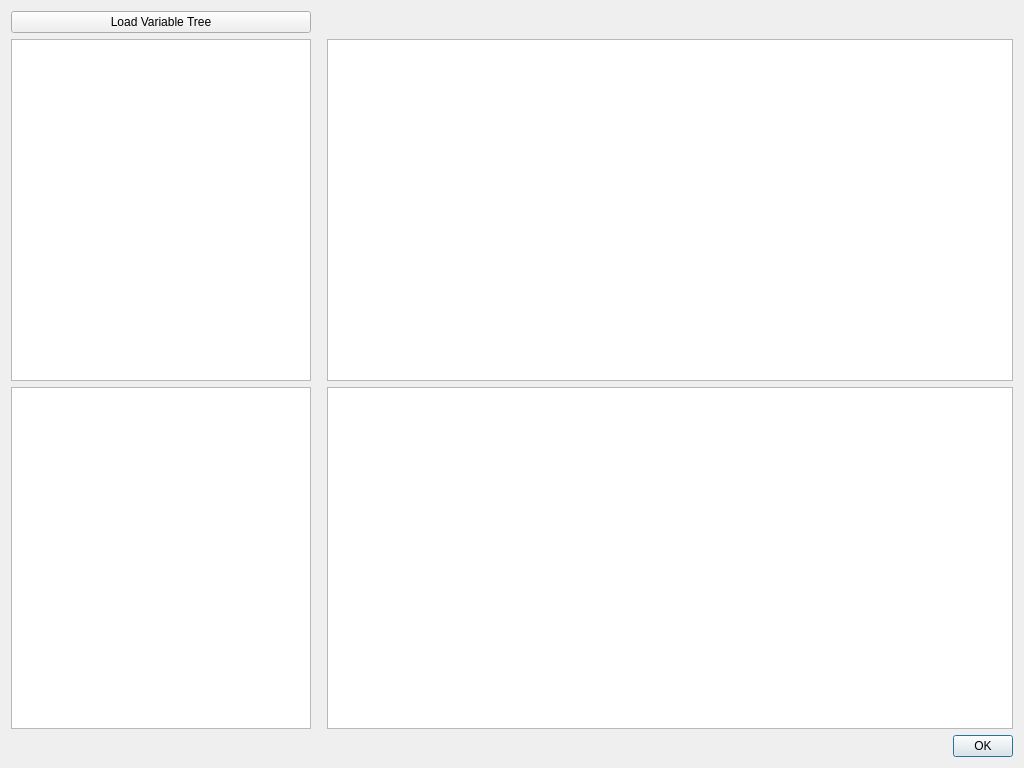
<?xml version="1.0" encoding="UTF-8"?>
<ui version="4.0">
 <class>Dialog</class>
 <widget class="QDialog" name="Dialog">
  <property name="geometry">
   <rect>
    <x>0</x>
    <y>0</y>
    <width>1024</width>
    <height>768</height>
   </rect>
  </property>
  <property name="windowTitle">
   <string>Load Simulation</string>
  </property>
  <layout class="QGridLayout" name="gridLayout">
   <item row="1" column="1">
    <spacer name="horizontalSpacer">
     <property name="orientation">
      <enum>Qt::Horizontal</enum>
     </property>
     <property name="sizeType">
      <enum>QSizePolicy::Fixed</enum>
     </property>
     <property name="sizeHint" stdset="0">
      <size>
       <width>10</width>
       <height>20</height>
      </size>
     </property>
    </spacer>
   </item>
   <item row="2" column="0">
    <widget class="QTreeView" name="treeViewOutput">
     <property name="minimumSize">
      <size>
       <width>300</width>
       <height>0</height>
      </size>
     </property>
     <property name="maximumSize">
      <size>
       <width>300</width>
       <height>16777215</height>
      </size>
     </property>
    </widget>
   </item>
   <item row="3" column="2">
    <layout class="QHBoxLayout" name="horizontalLayout_2">
     <item>
      <spacer name="horizontalSpacer_2">
       <property name="orientation">
        <enum>Qt::Horizontal</enum>
       </property>
       <property name="sizeHint" stdset="0">
        <size>
         <width>40</width>
         <height>20</height>
        </size>
       </property>
      </spacer>
     </item>
     <item>
      <widget class="QPushButton" name="pushButtonOK">
       <property name="maximumSize">
        <size>
         <width>60</width>
         <height>22</height>
        </size>
       </property>
       <property name="layoutDirection">
        <enum>Qt::LeftToRight</enum>
       </property>
       <property name="text">
        <string>OK</string>
       </property>
      </widget>
     </item>
    </layout>
   </item>
   <item row="0" column="0">
    <widget class="QPushButton" name="pushButtonLoadTreeFromFile">
     <property name="toolTip">
      <string>Opens the connection with the simulation file and loads the variable tree.</string>
     </property>
     <property name="text">
      <string>Load Variable Tree</string>
     </property>
    </widget>
   </item>
   <item row="1" column="0">
    <widget class="QTreeView" name="treeViewInput">
     <property name="minimumSize">
      <size>
       <width>300</width>
       <height>0</height>
      </size>
     </property>
     <property name="maximumSize">
      <size>
       <width>300</width>
       <height>16777215</height>
      </size>
     </property>
     <property name="styleSheet">
      <string notr="true"/>
     </property>
     <property name="headerHidden">
      <bool>false</bool>
     </property>
    </widget>
   </item>
   <item row="1" column="2">
    <widget class="QTableView" name="tableViewInput">
     <property name="editTriggers">
      <set>QAbstractItemView::AllEditTriggers</set>
     </property>
     <property name="selectionBehavior">
      <enum>QAbstractItemView::SelectRows</enum>
     </property>
     <attribute name="horizontalHeaderStretchLastSection">
      <bool>true</bool>
     </attribute>
    </widget>
   </item>
   <item row="2" column="2">
    <widget class="QTableView" name="tableViewOutput">
     <property name="editTriggers">
      <set>QAbstractItemView::AllEditTriggers</set>
     </property>
     <property name="selectionBehavior">
      <enum>QAbstractItemView::SelectRows</enum>
     </property>
     <attribute name="horizontalHeaderStretchLastSection">
      <bool>true</bool>
     </attribute>
    </widget>
   </item>
  </layout>
 </widget>
 <resources/>
 <connections/>
</ui>
